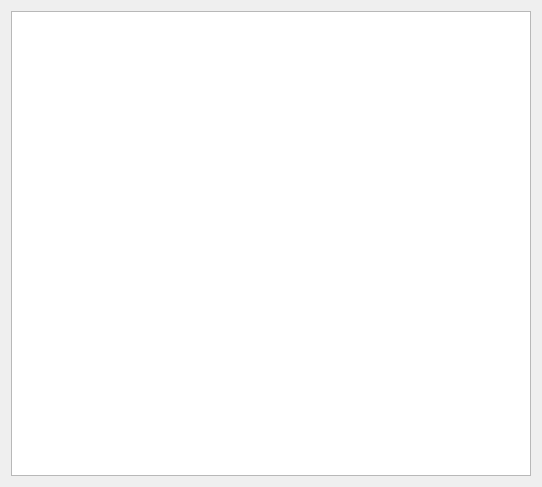
<?xml version="1.0" encoding="UTF-8"?>
<ui version="4.0">
 <class>DebugWindow</class>
 <widget class="QWidget" name="DebugWindow">
  <property name="geometry">
   <rect>
    <x>0</x>
    <y>0</y>
    <width>542</width>
    <height>487</height>
   </rect>
  </property>
  <property name="windowTitle">
   <string>Debug Window</string>
  </property>
  <layout class="QVBoxLayout" name="verticalLayout">
   <item>
    <widget class="QTextEdit" name="currentViewTextEdit"/>
   </item>
  </layout>
 </widget>
 <resources/>
 <connections/>
</ui>
